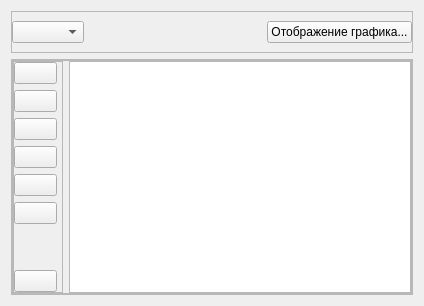
                     <widget class="QWidget" name="chart_page">
                      <property name="styleSheet">
                       <string notr="true">b</string>
                      </property>
                      <layout class="QVBoxLayout" name="verticalLayout">
                       <item>
                        <widget class="QFrame" name="frame_3">
                         <property name="sizePolicy">
                          <sizepolicy hsizetype="Preferred" vsizetype="Fixed">
                           <horstretch>0</horstretch>
                           <verstretch>0</verstretch>
                          </sizepolicy>
                         </property>
                         <property name="frameShape">
                          <enum>QFrame::StyledPanel</enum>
                         </property>
                         <property name="frameShadow">
                          <enum>QFrame::Raised</enum>
                         </property>
                         <layout class="QHBoxLayout" name="horizontalLayout_9">
                          <property name="leftMargin">
                           <number>0</number>
                          </property>
                          <property name="rightMargin">
                           <number>0</number>
                          </property>
                          <item>
                           <widget class="QComboBox" name="list_test_chart"/>
                          </item>
                          <item>
                           <spacer name="horizontalSpacer_3">
                            <property name="orientation">
                             <enum>Qt::Horizontal</enum>
                            </property>
                            <property name="sizeHint" stdset="0">
                             <size>
                              <width>40</width>
                              <height>20</height>
                             </size>
                            </property>
                           </spacer>
                          </item>
                          <item>
                           <widget class="QPushButton" name="change_view_chart_btn">
                            <property name="text">
                             <string>Отображение графика...</string>
                            </property>
                           </widget>
                          </item>
                         </layout>
                        </widget>
                       </item>
                       <item>
                        <widget class="QFrame" name="frame_chart">
                         <property name="minimumSize">
                          <size>
                           <width>0</width>
                           <height>150</height>
                          </size>
                         </property>
                         <property name="frameShape">
                          <enum>QFrame::StyledPanel</enum>
                         </property>
                         <property name="frameShadow">
                          <enum>QFrame::Raised</enum>
                         </property>
                         <layout class="QHBoxLayout" name="horizontalLayout_12">
                          <property name="spacing">
                           <number>0</number>
                          </property>
                          <property name="leftMargin">
                           <number>0</number>
                          </property>
                          <property name="topMargin">
                           <number>0</number>
                          </property>
                          <property name="rightMargin">
                           <number>0</number>
                          </property>
                          <property name="bottomMargin">
                           <number>0</number>
                          </property>
                          <item>
                           <widget class="QFrame" name="frame_chart_2">
                            <property name="minimumSize">
                             <size>
                              <width>400</width>
                              <height>0</height>
                             </size>
                            </property>
                            <property name="frameShape">
                             <enum>QFrame::StyledPanel</enum>
                            </property>
                            <property name="frameShadow">
                             <enum>QFrame::Raised</enum>
                            </property>
                            <layout class="QHBoxLayout" name="horizontalLayout_10">
                             <property name="leftMargin">
                              <number>0</number>
                             </property>
                             <property name="topMargin">
                              <number>0</number>
                             </property>
                             <property name="rightMargin">
                              <number>0</number>
                             </property>
                             <property name="bottomMargin">
                              <number>0</number>
                             </property>
                             <item>
                              <widget class="QFrame" name="frame_5">
                               <property name="minimumSize">
                                <size>
                                 <width>50</width>
                                 <height>0</height>
                                </size>
                               </property>
                               <property name="frameShape">
                                <enum>QFrame::StyledPanel</enum>
                               </property>
                               <property name="frameShadow">
                                <enum>QFrame::Raised</enum>
                               </property>
                               <layout class="QVBoxLayout" name="verticalLayout_13">
                                <property name="leftMargin">
                                 <number>0</number>
                                </property>
                                <property name="topMargin">
                                 <number>0</number>
                                </property>
                                <property name="rightMargin">
                                 <number>5</number>
                                </property>
                                <property name="bottomMargin">
                                 <number>0</number>
                                </property>
                                <item>
                                 <widget class="QPushButton" name="up_chart_btn">
                                  <property name="toolTip">
                                   <string>Сместить наверх</string>
                                  </property>
                                  <property name="text">
                                   <string/>
                                  </property>
                                 </widget>
                                </item>
                                <item>
                                 <widget class="QPushButton" name="down_chart_btn">
                                  <property name="toolTip">
                                   <string>Сместить вниз</string>
                                  </property>
                                  <property name="text">
                                   <string/>
                                  </property>
                                 </widget>
                                </item>
                                <item>
                                 <widget class="QPushButton" name="right_chart_btn">
                                  <property name="toolTip">
                                   <string>Сместить вправо</string>
                                  </property>
                                  <property name="text">
                                   <string/>
                                  </property>
                                 </widget>
                                </item>
                                <item>
                                 <widget class="QPushButton" name="left_chart_btn">
                                  <property name="toolTip">
                                   <string>Сместить влево</string>
                                  </property>
                                  <property name="text">
                                   <string/>
                                  </property>
                                 </widget>
                                </item>
                                <item>
                                 <widget class="QPushButton" name="zoom_out_chart_btn">
                                  <property name="toolTip">
                                   <string>Уменьшить масштаб</string>
                                  </property>
                                  <property name="text">
                                   <string/>
                                  </property>
                                 </widget>
                                </item>
                                <item>
                                 <widget class="QPushButton" name="zoom_in_chart_btn">
                                  <property name="toolTip">
                                   <string>Увеличить масштаб</string>
                                  </property>
                                  <property name="text">
                                   <string/>
                                  </property>
                                 </widget>
                                </item>
                                <item>
                                 <spacer name="verticalSpacer">
                                  <property name="orientation">
                                   <enum>Qt::Vertical</enum>
                                  </property>
                                  <property name="sizeHint" stdset="0">
                                   <size>
                                    <width>20</width>
                                    <height>40</height>
                                   </size>
                                  </property>
                                 </spacer>
                                </item>
                                <item>
                                 <widget class="QPushButton" name="save_chart_btn">
                                  <property name="toolTip">
                                   <string>Сохранить график</string>
                                  </property>
                                  <property name="text">
                                   <string/>
                                  </property>
                                 </widget>
                                </item>
                               </layout>
                              </widget>
                             </item>
                             <item>
                              <widget class="QGraphicsView" name="graphicsView"/>
                             </item>
                            </layout>
                           </widget>
                          </item>
                         </layout>
                        </widget>
                       </item>
                      </layout>
                     </widget>
